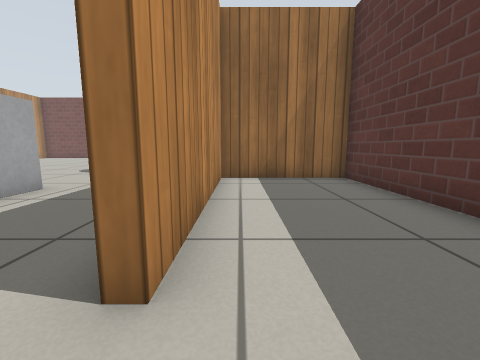
[1] (above)

21 first-person views from a walk through a Gazebo world. The camera is 0.5 m above the floor, tilts 8° down and sees 90° across. The floor is counted in squares, 0.5 m on a side. Each view is taken from the middle of a square. On the plan, view 1 faces up. The plan holds only what a view shows up to about 10 squares ahead; the rest is blank. Simple patterns stand in for the simulator's built-in surfaces.

[2]
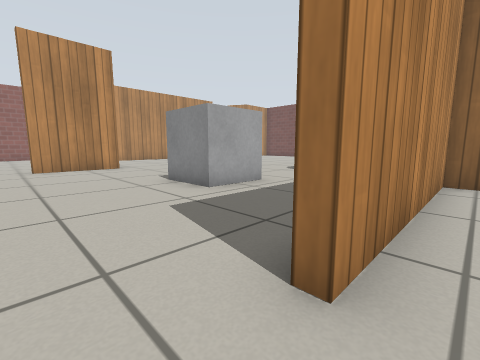

[3]
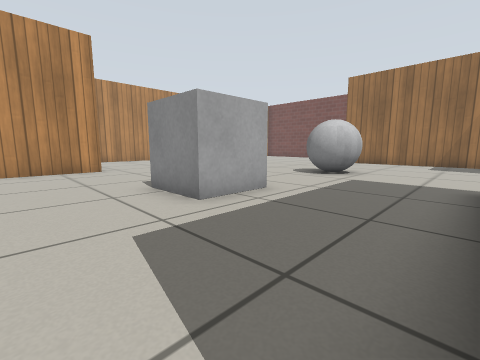

[4]
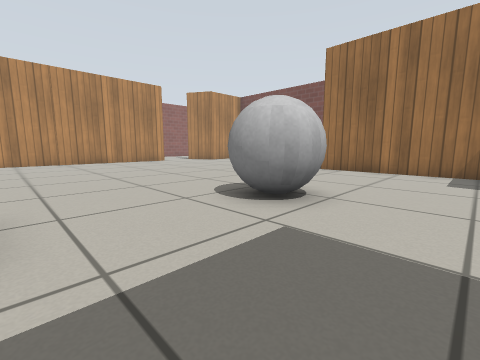

[5]
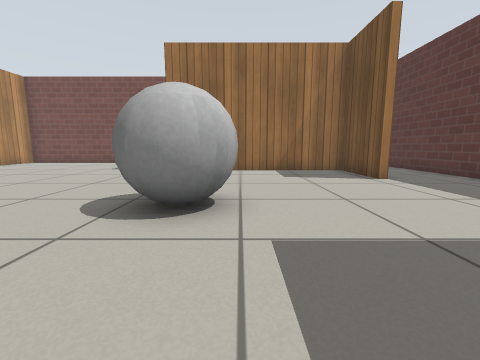

[6]
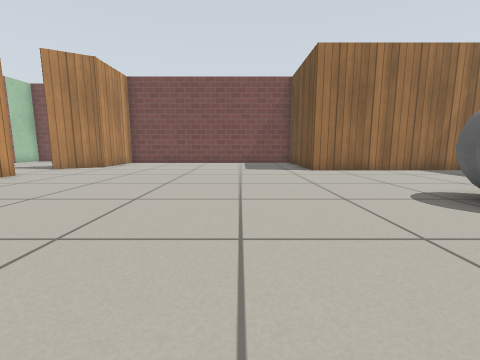

[7]
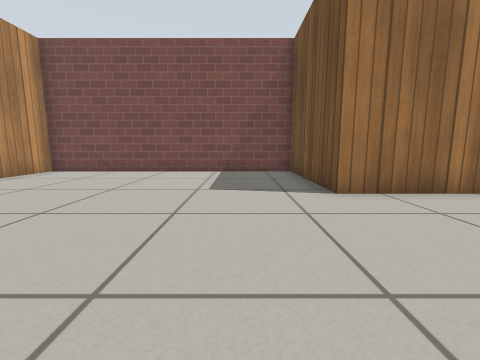

[8]
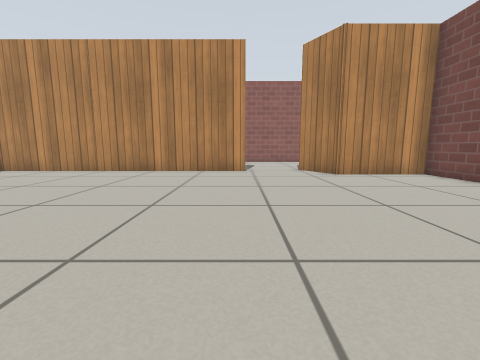

[9]
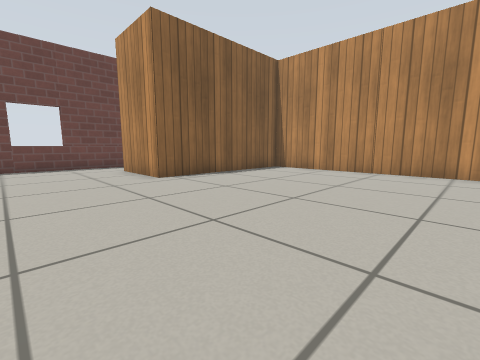

[10]
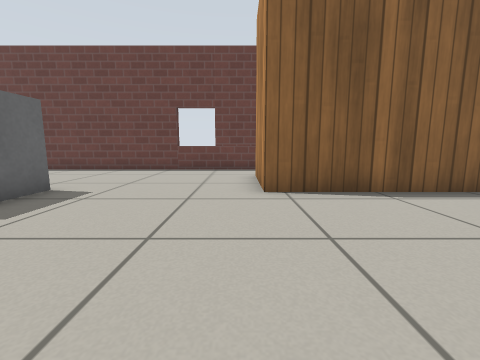

[11]
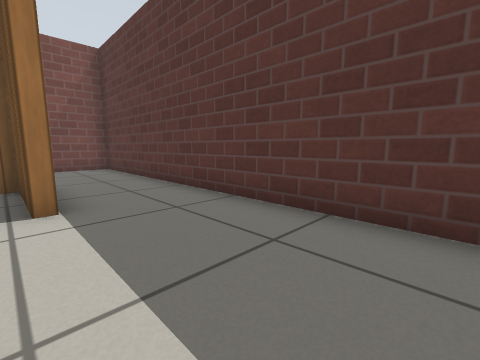

[12]
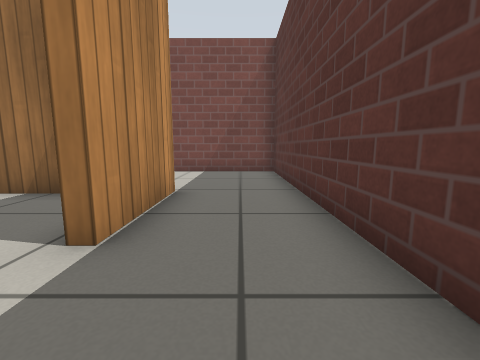

[13]
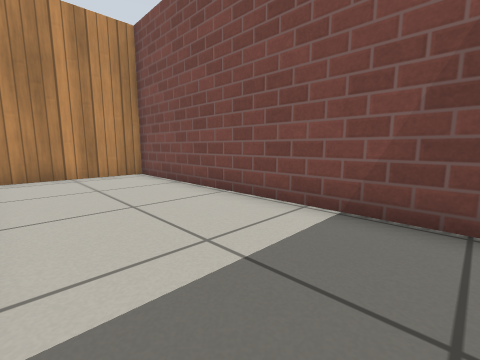

[14]
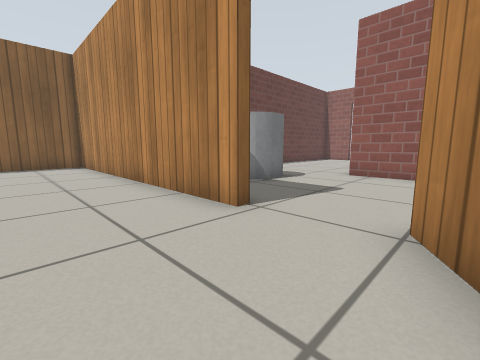

[15]
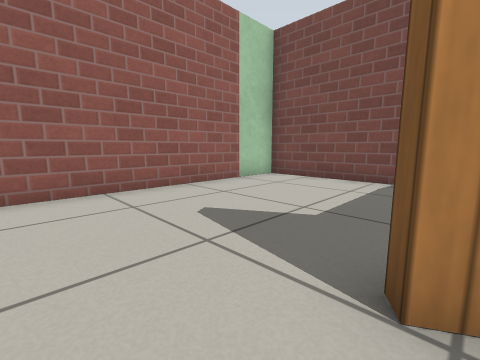

[16]
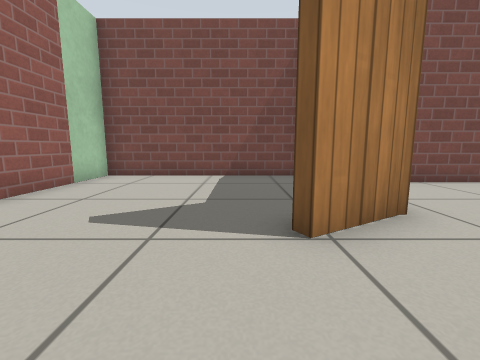

[17]
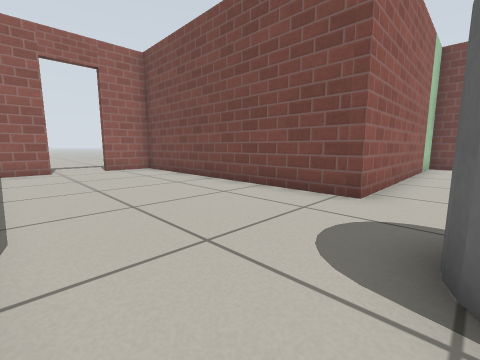

[18]
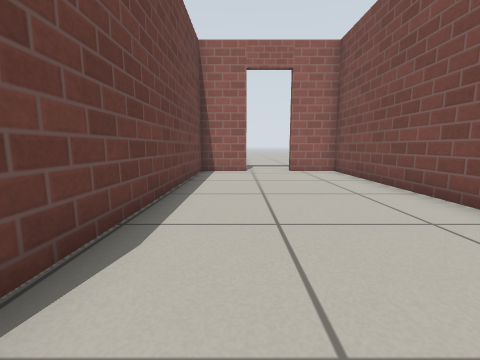

[19]
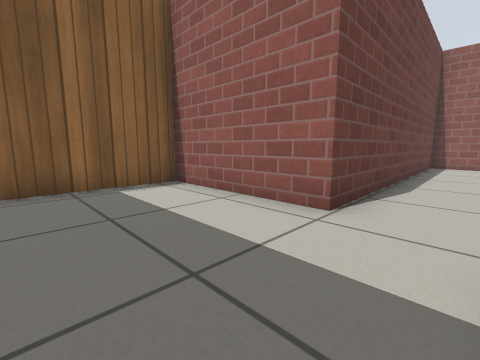

[20]
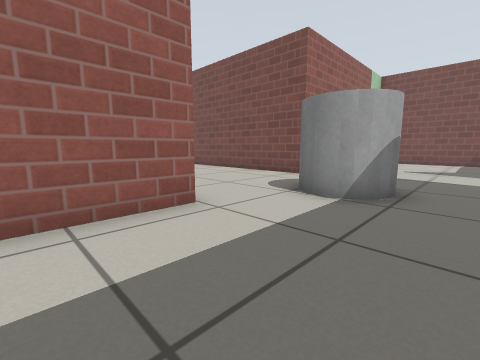

[21]
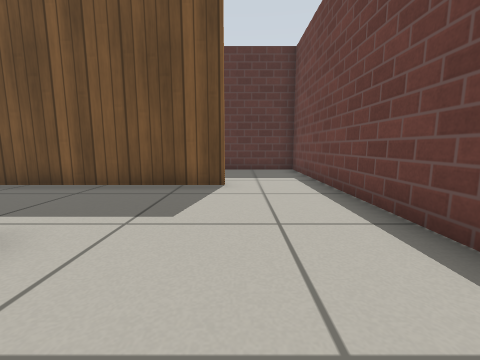

### Floor plan
Points are (right, up) in squares from view 1. A wall is a line through its corners. A room is listed if a view was taken in it or the views show most of it. See-through windows are left out.
Room 1 (views 1, 2)
walls: (3.4, 3.2) (3.4, 7.6) (-0.6, 7.6) (-0.6, 1.4); (-0.6, -1.3) (3.4, -1.3) (3.4, 1.7)
ways out: opening at (-1, 0.5) to room 2
Room 2 (views 3, 4, 5, 6, 7, 8, 9, 10, 14, 21)
walls: (-17.7, 14.2) (-17.7, 4.3); (0.2, 13.3) (0.2, 16) (-7, 16) (-7, 20.6) (-16.5, 20.6) (-16.5, 17.5) (-18.3, 16.5); (-16.6, 3.8) (-11.5, 3.8) (-11.5, 0.7); (-11.8, -1.3) (-0.6, -1.3); (-0.6, 1.4) (-0.9, 1.4) (-0.9, 7.2)
ways out: opening at (-1, 0.5) to room 1; opening at (0, 11) to room 3; opening at (-18, 15.5) to room 4; opening at (-12, 0)
objects: grey box (-6, 4) to (-5, 5); grey ball (-6, 9) to (-4, 11)
Room 3 (views 11, 12, 13)
walls: (0.5, 16.4) (0.5, 13.3) (0.2, 13.3); (3.4, 8.9) (3.4, 20.6) (-6.7, 20.6) (-6.7, 16.9)
ways out: opening at (0, 11) to room 2
Room 4 (views 15, 16)
walls: (-18.1, 14.2) (-17.7, 14.2); (-17.1, 22.2) (-23.5, 22.2) (-23.5, 13.8)
ways out: opening at (-18, 15.5) to room 2; opening at (-21, 14) to room 5
Room 5 (views 17, 18, 19, 20)
walls: (-23.5, 13.8) (-32.7, 13.8) (-32.7, 12.1); (-32.7, 10.4) (-32.7, 8.4) (-22.5, 8.4) (-22.5, 3.8) (-18.9, 3.8)
ways out: opening at (-21, 14) to room 4; open door at (-33, 11.5)
objects: grey cylinder (-22, 11) to (-20, 12)

Positions as (right, up) in squares from view 1, and headings:
1: (0, 0), facing up
2: (0, 0), facing up-left
3: (-1, 1), facing up-left
4: (-2, 6), facing up-left
5: (-4, 6), facing up
6: (-10, 6), facing up
7: (-9, 11), facing up
8: (-8, 14), facing left
9: (-8, 11), facing down-left
10: (-11, 9), facing down
11: (0, 9), facing up-right
12: (2, 11), facing up
13: (2, 17), facing up-left
14: (-15, 17), facing down-left
15: (-18, 15), facing up-left
16: (-19, 14), facing up
17: (-22, 9), facing up-left
18: (-23, 10), facing left
19: (-19, 10), facing down-left
20: (-19, 6), facing up-left
21: (-7, 1), facing right
